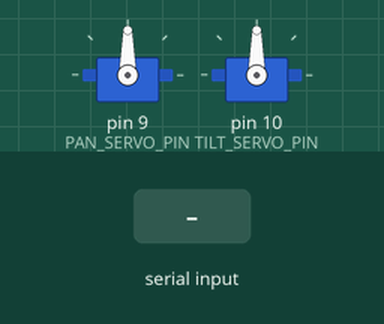
Bench run of a sketch on a simulated Arduino Uno, built with avr-gcc and run on an emulated ATmega328P. Shown: 2 × servo. Inputs (shaded band) come from the test bench. What the sketch prints to the serial monitor is not drawn.

Above: at 1.7 s.
1.8 s: "L" received over Serial
At 2.4 s:
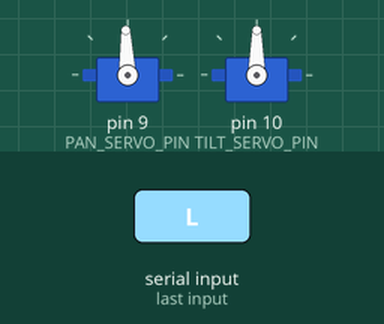
3.3 s: "U" received over Serial
At 4.7 s:
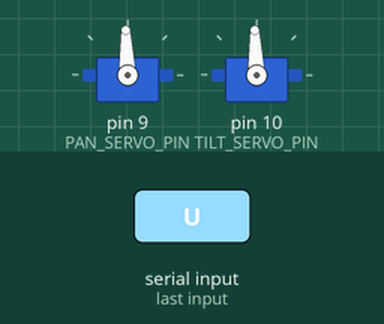
Timing chart, 0 to 6.3 s (numbered marks = the images above; inputs shaded):
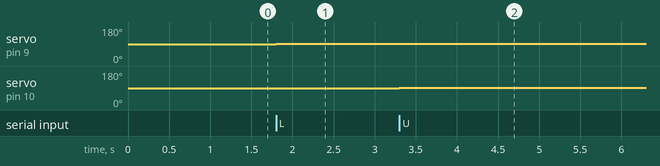

Measured:
- after the input at 1.8 s, servo on pin 9 (PAN_SERVO_PIN): 90° → 92° at once
- after the input at 3.3 s, servo on pin 10 (TILT_SERVO_PIN): 90° → 92° at once

The sketch:

face_tracker_arduino.ino
```cpp
#include <Servo.h>

const int PAN_SERVO_PIN = 9;
const int TILT_SERVO_PIN = 10;

const int PAN_MIN_ANGLE = 0;
const int PAN_MAX_ANGLE = 180;
const int PAN_CENTER_ANGLE = 90;

const int TILT_MIN_ANGLE = 45;
const int TILT_MAX_ANGLE = 135;
const int TILT_CENTER_ANGLE = 90;

const int ANGLE_STEP = 2;
const long BAUD_RATE = 9600;

Servo panServo;
Servo tiltServo;
int currentPanAngle = PAN_CENTER_ANGLE;
int currentTiltAngle = TILT_CENTER_ANGLE;

void setup() {
  Serial.begin(BAUD_RATE);
  Serial.println("Arduino Pan-Tilt Face Tracker Ready.");

  panServo.attach(PAN_SERVO_PIN);
  tiltServo.attach(TILT_SERVO_PIN);

  panServo.write(currentPanAngle);
  tiltServo.write(currentTiltAngle);
  delay(500);
}

void loop() {
  if (Serial.available() > 0) {
    char command = Serial.read();

    switch (command) {
      case 'L': currentPanAngle += ANGLE_STEP; break;
      case 'R': currentPanAngle -= ANGLE_STEP; break;
      case 'U': currentTiltAngle += ANGLE_STEP; break;
      case 'D': currentTiltAngle -= ANGLE_STEP; break;
      case 'C': break;
      case 'S': break;
      case 'H':
        currentPanAngle = PAN_CENTER_ANGLE;
        currentTiltAngle = TILT_CENTER_ANGLE;
        break;
    }

    currentPanAngle = constrain(currentPanAngle, PAN_MIN_ANGLE, PAN_MAX_ANGLE);
    currentTiltAngle = constrain(currentTiltAngle, TILT_MIN_ANGLE, TILT_MAX_ANGLE);

    panServo.write(currentPanAngle);
    tiltServo.write(currentTiltAngle);

    delay(20);
  }
}
```
